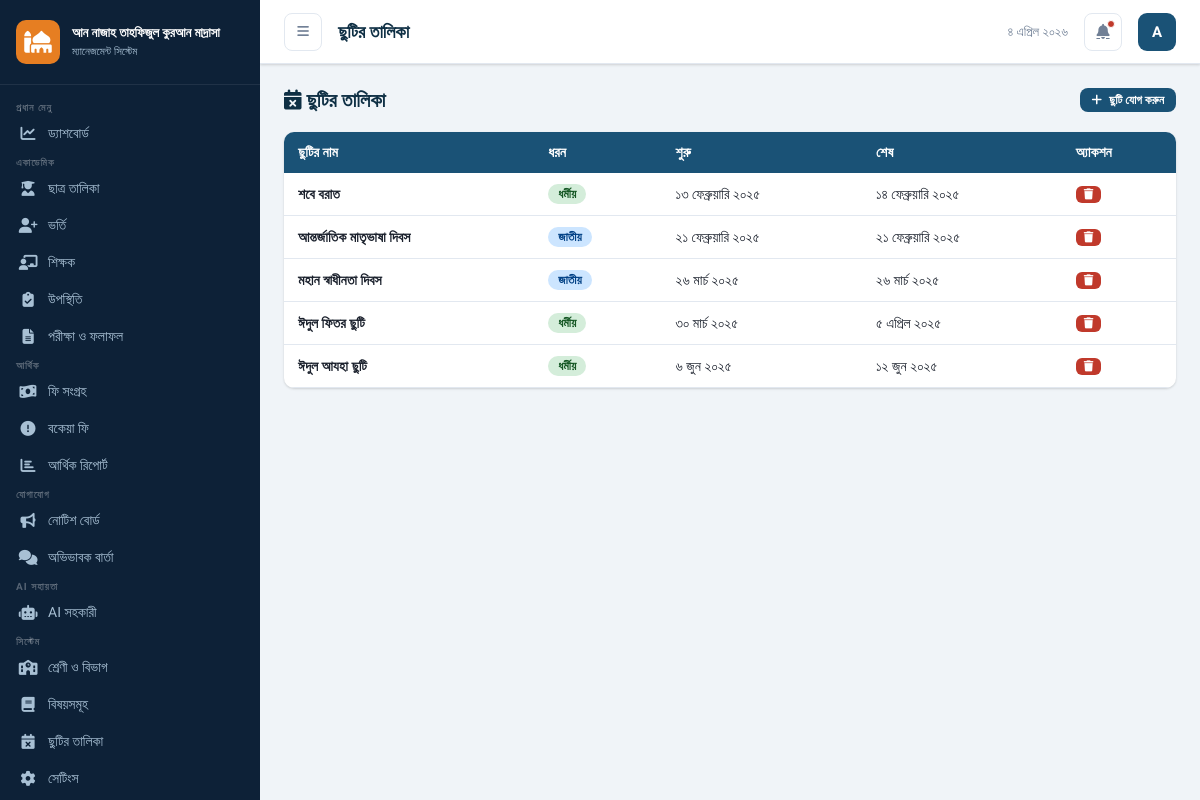
The page /modules/notice/holidays.php (signed in) on the database its author committed.
### tables this page shows
CREATE TABLE users (
    id INT AUTO_INCREMENT PRIMARY KEY,
    name VARCHAR(150) NOT NULL,
    name_bn VARCHAR(150),
    username VARCHAR(100) UNIQUE NOT NULL,
    email VARCHAR(150),
    phone VARCHAR(20),
    password VARCHAR(255) NOT NULL,
    role_id INT NOT NULL,
    profile_photo VARCHAR(255),
    is_active TINYINT(1) DEFAULT 1,
    last_login DATETIME,
    reset_token VARCHAR(100),
    created_at TIMESTAMP DEFAULT CURRENT_TIMESTAMP,
    FOREIGN KEY (role_id) REFERENCES roles(id)
);

CREATE TABLE holidays (
    id INT AUTO_INCREMENT PRIMARY KEY,
    holiday_name VARCHAR(150) NOT NULL,
    holiday_name_bn VARCHAR(150),
    holiday_type ENUM('national','religious','school','exam') DEFAULT 'national',
    start_date DATE NOT NULL,
    end_date DATE,
    description TEXT,
    created_at TIMESTAMP DEFAULT CURRENT_TIMESTAMP
);

### includes/functions.php (called while the page is built, shortened)
<?php
function getDB() {
    static $pdo = null;
    if ($pdo === null) {
        try {
            $port = defined('DB_PORT') ? DB_PORT : '3306';
            $dsn = "mysql:host=" . DB_HOST . ";port=" . $port . ";dbname=" . DB_NAME . ";charset=" . DB_CHARSET;
            $pdo = new PDO($dsn, DB_USER, DB_PASS, [
                PDO::ATTR_ERRMODE => PDO::ERRMODE_EXCEPTION,
                PDO::ATTR_DEFAULT_FETCH_MODE => PDO::FETCH_ASSOC,
                PDO::ATTR_EMULATE_PREPARES => false,
            ]);
        } catch (PDOException $e) {
            die('<div style="color:red;padding:20px;font-family:sans-serif;">
                <h3>ডাটাবেস সংযোগ ব্যর্থ!</h3>
                <p>' . htmlspecialchars($e->getMessage()) . '</p>
                <p><a href="install/">ইনস্টল করুন</a></p>
            </div>');
        }
    }
    return $pdo;
}
function getCurrentUser() {
    $db = getDB();
    $stmt = $db->prepare("SELECT u.*, r.role_name, r.role_slug, r.permissions FROM users u JOIN roles r ON u.role_id = r.id WHERE u.id = ?");
    $stmt->execute([$_SESSION['user_id']]);
    return $stmt->fetch();
}
function getSetting($key, $default = '') {
    static $settings = [];
    if (empty($settings)) {
        $db = getDB();
        $rows = $db->query("SELECT setting_key, setting_value FROM settings")->fetchAll();
        foreach ($rows as $r) $settings[$r['setting_key']] = $r['setting_value'];
    }
    return $settings[$key] ?? $default;
}
function e($str) {
    return htmlspecialchars($str ?? '', ENT_QUOTES, 'UTF-8');
}
function toBanglaNumber($n) {
    $en = ['0','1','2','3','4','5','6','7','8','9'];
    $bn = ['০','১','২','৩','৪','৫','৬','৭','৮','৯'];
    return str_replace($en, $bn, $n);
}
function banglaDate($date = null) {
    $months = ['','জানুয়ারি','ফেব্রুয়ারি','মার্চ','এপ্রিল','মে','জুন','জুলাই','আগস্ট','সেপ্টেম্বর','অক্টোবর','নভেম্বর','ডিসেম্বর'];
    $ts = $date ? strtotime($date) : time();
    $d = date('j', $ts);
    $m = (int)date('n', $ts);
    $y = date('Y', $ts);
    return toBanglaNumber($d) . ' ' . $months[$m] . ' ' . toBanglaNumber($y);
}

### modules/notice/holidays.php (the view, shortened to what this page needs)
<?php
require_once '../../includes/functions.php';
$pageTitle = 'ছুটির তালিকা';
$db = getDB();
$holidays = $db->query("SELECT * FROM holidays ORDER BY start_date")->fetchAll();
require_once '../../includes/header.php';
?>
<div class="section-header">
    <h2 class="section-title"><i class="fas fa-calendar-times"></i> ছুটির তালিকা</h2>
    <button onclick="openModal('addHolidayModal')" class="btn btn-primary btn-sm"><i class="fas fa-plus"></i> ছুটি যোগ করুন</button>
</div>
<div class="card">
    <div class="table-wrap">
        <table>
            <thead><tr><th>ছুটির নাম</th><th>ধরন</th><th>শুরু</th><th>শেষ</th><th>অ্যাকশন</th></tr></thead>
            <tbody>
                <?php foreach($holidays as $h): ?>
                <tr>
                    <td style="font-weight:600;"><?=e($h['holiday_name_bn']??$h['holiday_name'])?></td>
                    <td><span class="badge badge-<?=['national'=>'primary','religious'=>'success','school'=>'info','exam'=>'warning'][$h['holiday_type']]??'secondary'?>">
                        <?=['national'=>'জাতীয়','religious'=>'ধর্মীয়','school'=>'বিদ্যালয়','exam'=>'পরীক্ষা'][$h['holiday_type']]??$h['holiday_type']?>
                    </span></td>
                    <td><?=banglaDate($h['start_date'])?></td>
                    <td><?=$h['end_date']?banglaDate($h['end_date']):'-'?></td>
                    <td><a href="?delete=<?=$h['id']?>" onclick="return confirm('মুছবেন?')" class="btn btn-danger btn-xs"><i class="fas fa-trash"></i></a></td>
                </tr>
                <?php endforeach; ?>
            </tbody>
        </table>
    </div>
</div>
<?php require_once '../../includes/footer.php'; ?>

### includes/header.php (shortened to what this page needs)
<!DOCTYPE html>
<html lang="bn" dir="ltr">
<head>
<title><?= e($pageTitle ?? 'ড্যাশবোর্ড') ?> | <?= e(getSetting('institute_name', APP_NAME)) ?></title>
<link href="https://cdnjs.cloudflare.com/ajax/libs/font-awesome/6.5.0/css/all.min.css" rel="stylesheet">
</head>
<body>
<?php
$currentUser = getCurrentUser();
$instituteName = getSetting('institute_name', 'স্কুল ম্যানেজমেন্ট সিস্টেম');
$roleSlug = $_SESSION['role_slug'] ?? '';
?>
<nav class="sidebar" id="sidebar">
    <div class="sidebar-logo">
        <div class="sidebar-logo-icon"><i class="fas fa-mosque"></i></div>
        <div class="sidebar-logo-text">
            <h2><?= e($instituteName) ?></h2>
            <span>ম্যানেজমেন্ট সিস্টেম</span>
        </div>
    </div>
    <nav class="sidebar-nav">
        <span class="nav-section">প্রধান মেনু</span>
        <a href="<?= BASE_URL ?>/index.php" class="nav-item <?= (basename($_SERVER['PHP_SELF']) == 'index.php' ? 'active' : '') ?>">
            <i class="fas fa-chart-line"></i> ড্যাশবোর্ড
        </a>
        <?php if (in_array($roleSlug, ['super_admin','principal','teacher','accountant'])): ?>
        <span class="nav-section">একাডেমিক</span>
        <a href="<?= BASE_URL ?>/modules/student/list.php" class="nav-item">
            <i class="fas fa-user-graduate"></i> ছাত্র তালিকা
        </a>
        <a href="<?= BASE_URL ?>/modules/student/admission.php" class="nav-item">
            <i class="fas fa-user-plus"></i> ভর্তি
        </a>
        <a href="<?= BASE_URL ?>/modules/teacher/list.php" class="nav-item">
            <i class="fas fa-chalkboard-teacher"></i> শিক্ষক
        </a>
        <a href="<?= BASE_URL ?>/modules/attendance/index.php" class="nav-item">
            <i class="fas fa-clipboard-check"></i> উপস্থিতি
        </a>
        <a href="<?= BASE_URL ?>/modules/exam/index.php" class="nav-item">
            <i class="fas fa-file-alt"></i> পরীক্ষা ও ফলাফল
        </a>
        <span class="nav-section">আর্থিক</span>
        <a href="<?= BASE_URL ?>/modules/fees/collection.php" class="nav-item">
            <i class="fas fa-money-bill-wave"></i> ফি সংগ্রহ
        </a>
        <a href="<?= BASE_URL ?>/modules/fees/due.php" class="nav-item">
            <i class="fas fa-exclamation-circle"></i> বকেয়া ফি
        </a>
        <a href="<?= BASE_URL ?>/modules/fees/report.php" class="nav-item">
            <i class="fas fa-chart-bar"></i> আর্থিক রিপোর্ট
        </a>
        <span class="nav-section">যোগাযোগ</span>
        <a href="<?= BASE_URL ?>/modules/notice/index.php" class="nav-item">
            <i class="fas fa-bullhorn"></i> নোটিশ বোর্ড
        </a>
        <a href="<?= BASE_URL ?>/modules/parent/messages.php" class="nav-item">
            <i class="fas fa-comments"></i> অভিভাবক বার্তা
        </a>
        <?php endif; ?>
        <span class="nav-section">AI সহায়তা</span>
        <a href="<?= BASE_URL ?>/modules/ai/assistant.php" class="nav-item">
            <i class="fas fa-robot"></i> AI সহকারী
        </a>
        <?php if (in_array($roleSlug, ['super_admin','principal'])): ?>
        <span class="nav-section">সিস্টেম</span>
        <a href="<?= BASE_URL ?>/modules/student/classes.php" class="nav-item">
            <i class="fas fa-school"></i> শ্রেণী ও বিভাগ
        </a>
        <a href="<?= BASE_URL ?>/modules/exam/subjects.php" class="nav-item">
            <i class="fas fa-book"></i> বিষয়সমূহ
        </a>
        <a href="<?= BASE_URL ?>/modules/notice/holidays.php" class="nav-item">
            <i class="fas fa-calendar-times"></i> ছুটির তালিকা
        </a>
        <a href="<?= BASE_URL ?>/settings.php" class="nav-item">
            <i class="fas fa-cog"></i> সেটিংস
        </a>
        <?php endif; ?>
    </nav>
</nav>
<div class="main-wrapper">
    <header class="topbar">
        <div class="topbar-left">
            <button class="topbar-btn" onclick="toggleSidebar()"><i class="fas fa-bars"></i></button>
            <h1 class="page-title"><?= e($pageTitle ?? 'ড্যাশবোর্ড') ?></h1>
        </div>
        <div class="topbar-right">
            <div style="font-size:13px;color:var(--text-muted);"><?= banglaDate() ?></div>
            <a href="<?= BASE_URL ?>/modules/notice/index.php" class="topbar-btn">
                <i class="fas fa-bell"></i>
                <span class="notif-dot"></span>
            </a>
            <div class="user-dropdown">
                <div class="user-avatar" onclick="toggleUserMenu()"><?= strtoupper(mb_substr($currentUser['name'] ?? 'A', 0, 1)) ?></div>
            </div>
        </div>
    </header>
    <div class="content">

### rows shown on the page
users: name "A"
holidays: holiday_name_bn "শবে বরাত", holiday_type "ধর্মীয়", start_date "১৩ ফেব্রুয়ারি ২০২৫", end_date "১৪ ফেব্রুয়ারি ২০২৫"
holidays: holiday_name_bn "আন্তর্জাতিক মাতৃভাষা দিবস", holiday_type "জাতীয়", start_date "২১ ফেব্রুয়ারি ২০২৫", end_date "২১ ফেব্রুয়ারি ২০২৫"
holidays: holiday_name_bn "মহান স্বাধীনতা দিবস", holiday_type "জাতীয়", start_date "২৬ মার্চ ২০২৫", end_date "২৬ মার্চ ২০২৫"
holidays: holiday_name_bn "ঈদুল ফিতর ছুটি", holiday_type "ধর্মীয়", start_date "৩০ মার্চ ২০২৫", end_date "৫ এপ্রিল ২০২৫"
holidays: holiday_name_bn "ঈদুল আযহা ছুটি", holiday_type "ধর্মীয়", start_date "৬ জুন ২০২৫", end_date "১২ জুন ২০২৫"

### other values the page prints
$instituteName "আন নাজাহ তাহফিজুল কুরআন মাদ্রাসা"
$pageTitle "ছুটির তালিকা"
banglaDate() "৪ এপ্রিল ২০২৬"
